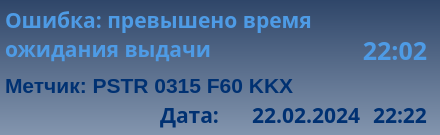
<?xml version="1.0" encoding="UTF-8"?>
<ui version="4.0">
 <class>widget_27_8_21_err_timeout</class>
 <widget class="QWidget" name="widget_27_8_21_err_timeout">
  <property name="geometry">
   <rect>
    <x>0</x>
    <y>0</y>
    <width>440</width>
    <height>135</height>
   </rect>
  </property>
  <property name="windowTitle">
   <string>widget_27_8_21_err_timeout</string>
  </property>
  <property name="layoutDirection">
   <enum>Qt::LeftToRight</enum>
  </property>
  <property name="styleSheet">
   <string notr="true">background-color: qlineargradient(spread:pad, x1:0.5, y1:0, x2:0.5, y2:1, stop:0 rgba(47, 70, 105, 255), stop:1 rgba(131, 149, 174, 255));</string>
  </property>
  <widget class="QLabel" name="lbl_error_timeout">
   <property name="enabled">
    <bool>true</bool>
   </property>
   <property name="geometry">
    <rect>
     <x>355</x>
     <y>35</y>
     <width>80</width>
     <height>30</height>
    </rect>
   </property>
   <property name="font">
    <font>
     <family>Arial Black</family>
     <pointsize>19</pointsize>
     <weight>75</weight>
     <italic>false</italic>
     <bold>true</bold>
     <underline>false</underline>
    </font>
   </property>
   <property name="mouseTracking">
    <bool>true</bool>
   </property>
   <property name="contextMenuPolicy">
    <enum>Qt::NoContextMenu</enum>
   </property>
   <property name="layoutDirection">
    <enum>Qt::LeftToRight</enum>
   </property>
   <property name="autoFillBackground">
    <bool>false</bool>
   </property>
   <property name="styleSheet">
    <string notr="true">color: rgb(78, 155, 229);
border-color: rgb(0, 49, 114);
background-color: qlineargradient(spread:pad, x1:0, y1:0, x2:1, y2:0, stop:0 rgba(0, 0, 0, 0), stop:1 rgba(255, 255, 255, 0));</string>
   </property>
   <property name="lineWidth">
    <number>1</number>
   </property>
   <property name="text">
    <string>22:02</string>
   </property>
   <property name="textFormat">
    <enum>Qt::AutoText</enum>
   </property>
   <property name="alignment">
    <set>Qt::AlignCenter</set>
   </property>
   <property name="wordWrap">
    <bool>false</bool>
   </property>
   <property name="margin">
    <number>0</number>
   </property>
   <property name="indent">
    <number>0</number>
   </property>
   <property name="textInteractionFlags">
    <set>Qt::NoTextInteraction</set>
   </property>
  </widget>
  <widget class="QLabel" name="lbl_name_error">
   <property name="enabled">
    <bool>true</bool>
   </property>
   <property name="geometry">
    <rect>
     <x>5</x>
     <y>5</y>
     <width>401</width>
     <height>60</height>
    </rect>
   </property>
   <property name="font">
    <font>
     <family>Arial Black</family>
     <pointsize>16</pointsize>
     <weight>75</weight>
     <bold>true</bold>
    </font>
   </property>
   <property name="layoutDirection">
    <enum>Qt::LeftToRight</enum>
   </property>
   <property name="styleSheet">
    <string notr="true">color: rgb(78, 155, 229);
background-color: qlineargradient(spread:pad, x1:0, y1:0, x2:1, y2:0, stop:0 rgba(0, 0, 0, 0), stop:1 rgba(255, 255, 255, 0));</string>
   </property>
   <property name="text">
    <string>&lt;html&gt;&lt;head/&gt;&lt;body&gt;&lt;p&gt;Ошибка: превышено время&lt;br/&gt;ожидания выдачи&lt;/p&gt;&lt;/body&gt;&lt;/html&gt;</string>
   </property>
  </widget>
  <widget class="QLabel" name="lbl_number_tool">
   <property name="geometry">
    <rect>
     <x>5</x>
     <y>70</y>
     <width>430</width>
     <height>30</height>
    </rect>
   </property>
   <property name="palette">
    <palette>
     <active>
      <colorrole role="WindowText">
       <brush brushstyle="SolidPattern">
        <color alpha="255">
         <red>0</red>
         <green>49</green>
         <blue>114</blue>
        </color>
       </brush>
      </colorrole>
      <colorrole role="Button">
       <brush brushstyle="LinearGradientPattern">
        <gradient startx="0.000000000000000" starty="0.000000000000000" endx="1.000000000000000" endy="0.000000000000000" type="LinearGradient" spread="PadSpread" coordinatemode="ObjectBoundingMode">
         <gradientstop position="0.000000000000000">
          <color alpha="0">
           <red>0</red>
           <green>0</green>
           <blue>0</blue>
          </color>
         </gradientstop>
         <gradientstop position="1.000000000000000">
          <color alpha="0">
           <red>255</red>
           <green>255</green>
           <blue>255</blue>
          </color>
         </gradientstop>
        </gradient>
       </brush>
      </colorrole>
      <colorrole role="Text">
       <brush brushstyle="SolidPattern">
        <color alpha="255">
         <red>0</red>
         <green>49</green>
         <blue>114</blue>
        </color>
       </brush>
      </colorrole>
      <colorrole role="ButtonText">
       <brush brushstyle="SolidPattern">
        <color alpha="255">
         <red>0</red>
         <green>49</green>
         <blue>114</blue>
        </color>
       </brush>
      </colorrole>
      <colorrole role="Base">
       <brush brushstyle="LinearGradientPattern">
        <gradient startx="0.000000000000000" starty="0.000000000000000" endx="1.000000000000000" endy="0.000000000000000" type="LinearGradient" spread="PadSpread" coordinatemode="ObjectBoundingMode">
         <gradientstop position="0.000000000000000">
          <color alpha="0">
           <red>0</red>
           <green>0</green>
           <blue>0</blue>
          </color>
         </gradientstop>
         <gradientstop position="1.000000000000000">
          <color alpha="0">
           <red>255</red>
           <green>255</green>
           <blue>255</blue>
          </color>
         </gradientstop>
        </gradient>
       </brush>
      </colorrole>
      <colorrole role="Window">
       <brush brushstyle="LinearGradientPattern">
        <gradient startx="0.000000000000000" starty="0.000000000000000" endx="1.000000000000000" endy="0.000000000000000" type="LinearGradient" spread="PadSpread" coordinatemode="ObjectBoundingMode">
         <gradientstop position="0.000000000000000">
          <color alpha="0">
           <red>0</red>
           <green>0</green>
           <blue>0</blue>
          </color>
         </gradientstop>
         <gradientstop position="1.000000000000000">
          <color alpha="0">
           <red>255</red>
           <green>255</green>
           <blue>255</blue>
          </color>
         </gradientstop>
        </gradient>
       </brush>
      </colorrole>
     </active>
     <inactive>
      <colorrole role="WindowText">
       <brush brushstyle="SolidPattern">
        <color alpha="255">
         <red>0</red>
         <green>49</green>
         <blue>114</blue>
        </color>
       </brush>
      </colorrole>
      <colorrole role="Button">
       <brush brushstyle="LinearGradientPattern">
        <gradient startx="0.000000000000000" starty="0.000000000000000" endx="1.000000000000000" endy="0.000000000000000" type="LinearGradient" spread="PadSpread" coordinatemode="ObjectBoundingMode">
         <gradientstop position="0.000000000000000">
          <color alpha="0">
           <red>0</red>
           <green>0</green>
           <blue>0</blue>
          </color>
         </gradientstop>
         <gradientstop position="1.000000000000000">
          <color alpha="0">
           <red>255</red>
           <green>255</green>
           <blue>255</blue>
          </color>
         </gradientstop>
        </gradient>
       </brush>
      </colorrole>
      <colorrole role="Text">
       <brush brushstyle="SolidPattern">
        <color alpha="255">
         <red>0</red>
         <green>49</green>
         <blue>114</blue>
        </color>
       </brush>
      </colorrole>
      <colorrole role="ButtonText">
       <brush brushstyle="SolidPattern">
        <color alpha="255">
         <red>0</red>
         <green>49</green>
         <blue>114</blue>
        </color>
       </brush>
      </colorrole>
      <colorrole role="Base">
       <brush brushstyle="LinearGradientPattern">
        <gradient startx="0.000000000000000" starty="0.000000000000000" endx="1.000000000000000" endy="0.000000000000000" type="LinearGradient" spread="PadSpread" coordinatemode="ObjectBoundingMode">
         <gradientstop position="0.000000000000000">
          <color alpha="0">
           <red>0</red>
           <green>0</green>
           <blue>0</blue>
          </color>
         </gradientstop>
         <gradientstop position="1.000000000000000">
          <color alpha="0">
           <red>255</red>
           <green>255</green>
           <blue>255</blue>
          </color>
         </gradientstop>
        </gradient>
       </brush>
      </colorrole>
      <colorrole role="Window">
       <brush brushstyle="LinearGradientPattern">
        <gradient startx="0.000000000000000" starty="0.000000000000000" endx="1.000000000000000" endy="0.000000000000000" type="LinearGradient" spread="PadSpread" coordinatemode="ObjectBoundingMode">
         <gradientstop position="0.000000000000000">
          <color alpha="0">
           <red>0</red>
           <green>0</green>
           <blue>0</blue>
          </color>
         </gradientstop>
         <gradientstop position="1.000000000000000">
          <color alpha="0">
           <red>255</red>
           <green>255</green>
           <blue>255</blue>
          </color>
         </gradientstop>
        </gradient>
       </brush>
      </colorrole>
     </inactive>
     <disabled>
      <colorrole role="WindowText">
       <brush brushstyle="SolidPattern">
        <color alpha="255">
         <red>0</red>
         <green>49</green>
         <blue>114</blue>
        </color>
       </brush>
      </colorrole>
      <colorrole role="Button">
       <brush brushstyle="LinearGradientPattern">
        <gradient startx="0.000000000000000" starty="0.000000000000000" endx="1.000000000000000" endy="0.000000000000000" type="LinearGradient" spread="PadSpread" coordinatemode="ObjectBoundingMode">
         <gradientstop position="0.000000000000000">
          <color alpha="0">
           <red>0</red>
           <green>0</green>
           <blue>0</blue>
          </color>
         </gradientstop>
         <gradientstop position="1.000000000000000">
          <color alpha="0">
           <red>255</red>
           <green>255</green>
           <blue>255</blue>
          </color>
         </gradientstop>
        </gradient>
       </brush>
      </colorrole>
      <colorrole role="Text">
       <brush brushstyle="SolidPattern">
        <color alpha="255">
         <red>0</red>
         <green>49</green>
         <blue>114</blue>
        </color>
       </brush>
      </colorrole>
      <colorrole role="ButtonText">
       <brush brushstyle="SolidPattern">
        <color alpha="255">
         <red>0</red>
         <green>49</green>
         <blue>114</blue>
        </color>
       </brush>
      </colorrole>
      <colorrole role="Base">
       <brush brushstyle="LinearGradientPattern">
        <gradient startx="0.000000000000000" starty="0.000000000000000" endx="1.000000000000000" endy="0.000000000000000" type="LinearGradient" spread="PadSpread" coordinatemode="ObjectBoundingMode">
         <gradientstop position="0.000000000000000">
          <color alpha="0">
           <red>0</red>
           <green>0</green>
           <blue>0</blue>
          </color>
         </gradientstop>
         <gradientstop position="1.000000000000000">
          <color alpha="0">
           <red>255</red>
           <green>255</green>
           <blue>255</blue>
          </color>
         </gradientstop>
        </gradient>
       </brush>
      </colorrole>
      <colorrole role="Window">
       <brush brushstyle="LinearGradientPattern">
        <gradient startx="0.000000000000000" starty="0.000000000000000" endx="1.000000000000000" endy="0.000000000000000" type="LinearGradient" spread="PadSpread" coordinatemode="ObjectBoundingMode">
         <gradientstop position="0.000000000000000">
          <color alpha="0">
           <red>0</red>
           <green>0</green>
           <blue>0</blue>
          </color>
         </gradientstop>
         <gradientstop position="1.000000000000000">
          <color alpha="0">
           <red>255</red>
           <green>255</green>
           <blue>255</blue>
          </color>
         </gradientstop>
        </gradient>
       </brush>
      </colorrole>
     </disabled>
    </palette>
   </property>
   <property name="font">
    <font>
     <family>Arial</family>
     <pointsize>16</pointsize>
     <weight>75</weight>
     <bold>true</bold>
    </font>
   </property>
   <property name="styleSheet">
    <string notr="true">color: rgb(0, 49, 114);
background-color: qlineargradient(spread:pad, x1:0, y1:0, x2:1, y2:0, stop:0 rgba(0, 0, 0, 0), stop:1 rgba(255, 255, 255, 0));</string>
   </property>
   <property name="text">
    <string>Метчик: PSTR 0315 F60 KKX</string>
   </property>
   <property name="alignment">
    <set>Qt::AlignLeading|Qt::AlignLeft|Qt::AlignVCenter</set>
   </property>
  </widget>
  <widget class="QLabel" name="lbl_info">
   <property name="enabled">
    <bool>true</bool>
   </property>
   <property name="geometry">
    <rect>
     <x>160</x>
     <y>100</y>
     <width>65</width>
     <height>30</height>
    </rect>
   </property>
   <property name="font">
    <font>
     <family>Arial Black</family>
     <pointsize>16</pointsize>
     <weight>75</weight>
     <italic>false</italic>
     <bold>true</bold>
     <underline>false</underline>
    </font>
   </property>
   <property name="mouseTracking">
    <bool>true</bool>
   </property>
   <property name="contextMenuPolicy">
    <enum>Qt::NoContextMenu</enum>
   </property>
   <property name="layoutDirection">
    <enum>Qt::LeftToRight</enum>
   </property>
   <property name="styleSheet">
    <string notr="true">color: rgb(0, 49, 114);
background-color: qlineargradient(spread:pad, x1:0, y1:0, x2:1, y2:0, stop:0 rgba(0, 0, 0, 0), stop:1 rgba(255, 255, 255, 0));</string>
   </property>
   <property name="lineWidth">
    <number>1</number>
   </property>
   <property name="text">
    <string>Дата:</string>
   </property>
   <property name="textFormat">
    <enum>Qt::AutoText</enum>
   </property>
   <property name="alignment">
    <set>Qt::AlignLeading|Qt::AlignLeft|Qt::AlignVCenter</set>
   </property>
   <property name="wordWrap">
    <bool>false</bool>
   </property>
   <property name="margin">
    <number>0</number>
   </property>
   <property name="indent">
    <number>0</number>
   </property>
   <property name="textInteractionFlags">
    <set>Qt::NoTextInteraction</set>
   </property>
  </widget>
  <widget class="QLabel" name="lbl_data">
   <property name="enabled">
    <bool>true</bool>
   </property>
   <property name="geometry">
    <rect>
     <x>230</x>
     <y>100</y>
     <width>130</width>
     <height>30</height>
    </rect>
   </property>
   <property name="font">
    <font>
     <family>Arial Black</family>
     <pointsize>16</pointsize>
     <weight>75</weight>
     <italic>false</italic>
     <bold>true</bold>
     <underline>false</underline>
    </font>
   </property>
   <property name="mouseTracking">
    <bool>true</bool>
   </property>
   <property name="contextMenuPolicy">
    <enum>Qt::NoContextMenu</enum>
   </property>
   <property name="layoutDirection">
    <enum>Qt::LeftToRight</enum>
   </property>
   <property name="styleSheet">
    <string notr="true">color: rgb(0, 49, 114);
background-color: qlineargradient(spread:pad, x1:0, y1:0, x2:1, y2:0, stop:0 rgba(0, 0, 0, 0), stop:1 rgba(255, 255, 255, 0));</string>
   </property>
   <property name="lineWidth">
    <number>1</number>
   </property>
   <property name="text">
    <string>22.02.2024</string>
   </property>
   <property name="textFormat">
    <enum>Qt::AutoText</enum>
   </property>
   <property name="alignment">
    <set>Qt::AlignRight|Qt::AlignTrailing|Qt::AlignVCenter</set>
   </property>
   <property name="wordWrap">
    <bool>false</bool>
   </property>
   <property name="margin">
    <number>0</number>
   </property>
   <property name="indent">
    <number>0</number>
   </property>
   <property name="textInteractionFlags">
    <set>Qt::NoTextInteraction</set>
   </property>
  </widget>
  <widget class="QLabel" name="lbl_time">
   <property name="enabled">
    <bool>true</bool>
   </property>
   <property name="geometry">
    <rect>
     <x>365</x>
     <y>100</y>
     <width>70</width>
     <height>30</height>
    </rect>
   </property>
   <property name="font">
    <font>
     <family>Arial Black</family>
     <pointsize>16</pointsize>
     <weight>75</weight>
     <italic>false</italic>
     <bold>true</bold>
     <underline>false</underline>
    </font>
   </property>
   <property name="mouseTracking">
    <bool>true</bool>
   </property>
   <property name="contextMenuPolicy">
    <enum>Qt::NoContextMenu</enum>
   </property>
   <property name="layoutDirection">
    <enum>Qt::LeftToRight</enum>
   </property>
   <property name="styleSheet">
    <string notr="true">color: rgb(0, 49, 114);
background-color: qlineargradient(spread:pad, x1:0, y1:0, x2:1, y2:0, stop:0 rgba(0, 0, 0, 0), stop:1 rgba(255, 255, 255, 0));</string>
   </property>
   <property name="lineWidth">
    <number>1</number>
   </property>
   <property name="text">
    <string>22:22</string>
   </property>
   <property name="textFormat">
    <enum>Qt::AutoText</enum>
   </property>
   <property name="alignment">
    <set>Qt::AlignCenter</set>
   </property>
   <property name="wordWrap">
    <bool>false</bool>
   </property>
   <property name="margin">
    <number>0</number>
   </property>
   <property name="indent">
    <number>0</number>
   </property>
   <property name="textInteractionFlags">
    <set>Qt::NoTextInteraction</set>
   </property>
  </widget>
  <zorder>lbl_name_error</zorder>
  <zorder>lbl_error_timeout</zorder>
  <zorder>lbl_number_tool</zorder>
  <zorder>lbl_info</zorder>
  <zorder>lbl_data</zorder>
  <zorder>lbl_time</zorder>
 </widget>
 <resources/>
 <connections/>
</ui>
